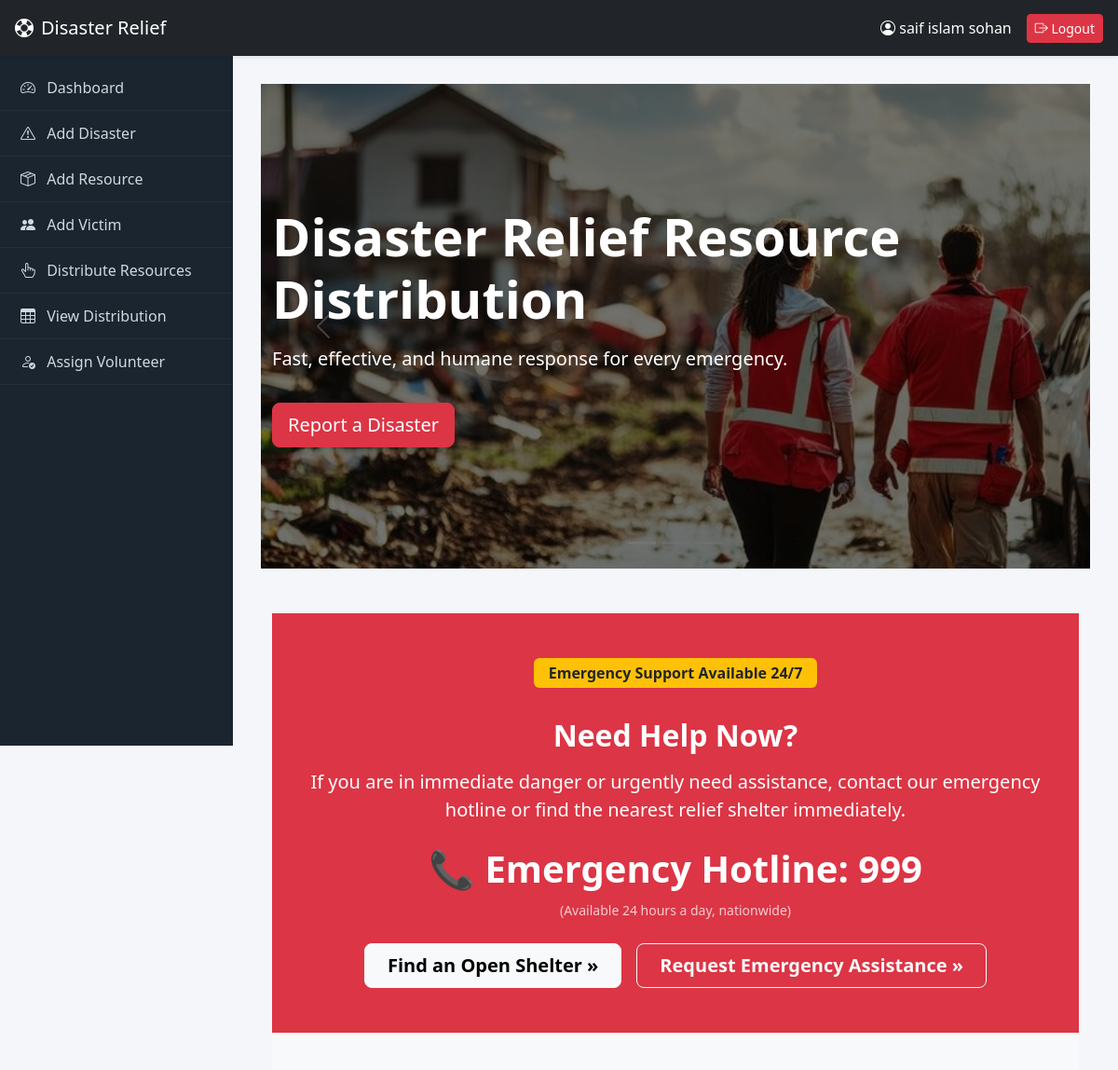
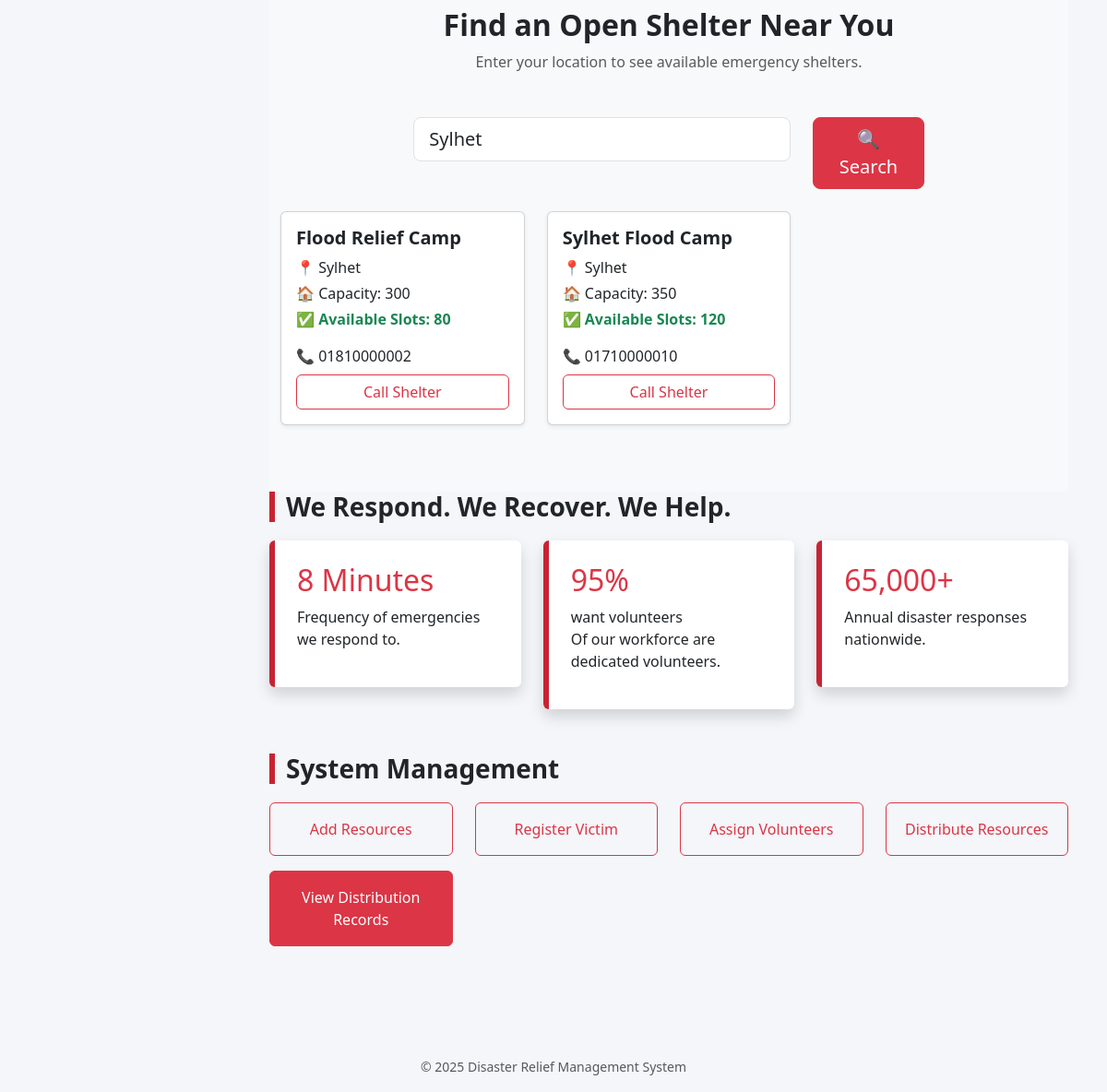
Page /dashboard.php?location=Sylhet (signed in) on the committed database (2 pictures, top to bottom).
### tables this page shows
CREATE TABLE `shelters` (
  `id` int(11) NOT NULL,
  `name` varchar(150) DEFAULT NULL,
  `location` varchar(150) DEFAULT NULL,
  `capacity` int(11) DEFAULT NULL,
  `available_slots` int(11) DEFAULT NULL,
  `contact` varchar(50) DEFAULT NULL
);

### dashboard.php (the view, shortened to what this page needs)
<?php include 'header.php'; ?>
<div id="heroCarousel" class="carousel slide" data-bs-ride="carousel">
    <div class="carousel-inner">
        <div class="carousel-item active">
            <div class="hero-slide" style="
                background: url('./assets/images/hero_1.jpg') center/cover no-repeat;
                height: 65vh;
                position: relative;">
                <div class="overlay"></div>
                <div class="container hero-content">
                    <h1 class="display-4 fw-bold">Disaster Relief Resource Distribution</h1>
                    <p class="lead mt-3">
                        Fast, effective, and humane response for every emergency.
                    </p>
                    <a href="add_disaster.php" class="btn btn-danger btn-lg mt-3">Report a Disaster</a>
                </div>
            </div>
        </div>
    </div>
    <button class="carousel-control-prev" type="button" data-bs-target="#heroCarousel" data-bs-slide="prev">
        <span class="carousel-control-prev-icon"></span>
    </button>
    <button class="carousel-control-next" type="button" data-bs-target="#heroCarousel" data-bs-slide="next">
        <span class="carousel-control-next-icon"></span>
    </button>
    <div class="carousel-indicators">
        <button type="button" data-bs-target="#heroCarousel" data-bs-slide-to="0" class="active"></button>
        <button type="button" data-bs-target="#heroCarousel" data-bs-slide-to="1"></button>
        <button type="button" data-bs-target="#heroCarousel" data-bs-slide-to="2"></button>
    </div>
</div>
<div class="container my-5">
    <section class="py-5 bg-danger text-white">
        <div class="container text-center">
            <span class="badge bg-warning text-dark px-3 py-2 mb-3 fs-6">
                Emergency Support Available 24/7
            </span>
            <h2 class="fw-bold mt-3 mb-3">Need Help Now?</h2>
            <p class="lead mb-4">
                If you are in immediate danger or urgently need assistance, contact our emergency
                hotline or find the nearest relief shelter immediately.
            </p>
            <div class="mb-4">
                <h3 class="fw-bold display-6">
                    📞 Emergency Hotline:
                    <a href="tel:999" class="text-white text-decoration-none">
                        999
                    </a>
                </h3>
                <small class="opacity-75">
                    (Available 24 hours a day, nationwide)
                </small>
            </div>
            <div class="d-flex justify-content-center gap-3 flex-wrap">
                <a href="find_shelter.php" class="btn btn-light btn-lg fw-semibold px-4">
                    Find an Open Shelter »
                </a>
                <a href="add_victim.php" class="btn btn-outline-light btn-lg fw-semibold px-4">
                    Request Emergency Assistance »
                </a>
            </div>
        </div>
    </section>
    <section class="py-5 bg-light">
    <div class="container">
        <div class="text-center mb-5">
            <h2 class="fw-bold">Find an Open Shelter Near You</h2>
            <p class="text-muted">
                Enter your location to see available emergency shelters.
            </p>
        </div>
        <form method="GET" class="row justify-content-center mb-4">
            <div class="col-md-6">
                <input type="text" name="location" class="form-control form-control-lg"
                       placeholder="Enter your city or area (e.g. Dhaka)"
                       value="<?php echo $_GET['location'] ?? ''; ?>" required>
            </div>
            <div class="col-md-2 d-grid">
                <button class="btn btn-danger btn-lg">
                    🔍 Search
                </button>
            </div>
        </form>
        <div class="row">
            <?php
            include 'config.php';
            if (isset($_GET['location'])) {
                $location = mysqli_real_escape_string($conn, $_GET['location']);
                $query = "
                    SELECT * FROM shelters
                    WHERE location LIKE '%$location%'
                    AND available_slots > 0
                ";
                $result = mysqli_query($conn, $query);
                if (mysqli_num_rows($result) > 0) {
                    while ($row = mysqli_fetch_assoc($result)) {
            ?>
                        <div class="col-md-4 mb-4">
                            <div class="card shadow-sm h-100">
                                <div class="card-body">
                                    <h5 class="card-title fw-bold">
                                        <?php echo $row['name']; ?>
                                    </h5>
                                    <p class="mb-1">
                                        📍 <?php echo $row['location']; ?>
                                    </p>
                                    <p class="mb-1">
                                        🏠 Capacity: <?php echo $row['capacity']; ?>
                                    </p>
                                    <p class="mb-3 text-success fw-semibold">
                                        ✅ Available Slots: <?php echo $row['available_slots']; ?>
                                    </p>
                                    <p class="mb-2">
                                        📞 <?php echo $row['contact']; ?>
                                    </p>
                                    <a href="tel:<?php echo $row['contact']; ?>"
                                       class="btn btn-outline-danger w-100">
                                        Call Shelter
                                    </a>
                                </div>
                            </div>
                        </div>
            <?php
                    }
                } else {
                    echo "
                        <div class='text-center text-muted'>
                            <h5>No shelters available in this location right now.</h5>
                        </div>
                    ";
                }
            }
            ?>
        </div>
    </div>
</section>
    <h3 class="section-title">We Respond. We Recover. We Help.</h3>
    <div class="row g-4">
        <div class="col-md-4">
            <div class="p-4 bg-white shadow stat-card rounded">
                <h2 class="text-danger">8 Minutes</h2>
                <p>Frequency of emergencies we respond to.</p>
            </div>
        </div>
        <div class="col-md-4">
            <div class="p-4 bg-white shadow stat-card rounded">
                <h2 class="text-danger">95%</h2>
                want volunteers
                <p>Of our workforce are dedicated volunteers.</p>
            </div>
        </div>
        <div class="col-md-4">
            <div class="p-4 bg-white shadow stat-card rounded">
                <h2 class="text-danger">65,000+</h2>
                <p>Annual disaster responses nationwide.</p>
            </div>
        </div>
    </div>
    <h3 class="section-title mt-5">System Management</h3>
    <div class="row g-4">
        <div class="col-md-3">
            <a href="add_resource.php" class="btn btn-outline-danger w-100 p-3">
                Add Resources
            </a>
        </div>
        <div class="col-md-3">
            <a href="add_victim.php" class="btn btn-outline-danger w-100 p-3">
                Register Victim
            </a>
        </div>
        <div class="col-md-3">
            <a href="volunteer_assign.php" class="btn btn-outline-danger w-100 p-3">
                Assign Volunteers
            </a>
        </div>
        <div class="col-md-3">
            <a href="distribute.php" class="btn btn-outline-danger w-100 p-3">
                Distribute Resources
            </a>
        </div>
        <div class="col-md-3 mt-3">
            <a href="view_distribution.php" class="btn btn-danger w-100 p-3">
                View Distribution Records
            </a>
        </div>
    </div>
</div>
<?php include 'footer.php'; ?>

### header.php (shortened to what this page needs)
<?php
$user = $_SESSION['user'] ?? null;
$role = $user['role'] ?? null;
$name = $user['name'] ?? null;
?>
<!DOCTYPE html>
<html lang="en">
<head>
    <link href="https://cdn.jsdelivr.net/npm/bootstrap@5.3.3/dist/css/bootstrap.min.css" rel="stylesheet">
    <link href="https://cdn.jsdelivr.net/npm/bootstrap-icons@1.11.1/font/bootstrap-icons.css" rel="stylesheet">
</head>
<body>
<nav class="navbar navbar-dark bg-dark px-3 shadow-sm">
    <a class="navbar-brand d-flex align-items-center"
       href="<?= $role === 'admin' ? 'dashboard.php' : 'volunteer_dashboard.php'; ?>">
        <i class="bi bi-life-preserver me-2"></i>
        Disaster Relief
    </a>
    <div class="d-flex align-items-center">
        <?php if ($name): ?>
            <span class="text-white me-3">
                <i class="bi bi-person-circle"></i> <?= htmlspecialchars($name); ?>
            </span>
        <?php endif; ?>
        <?php if ($user): ?>
            <a href="logout.php" class="btn btn-danger btn-sm">
                <i class="bi bi-box-arrow-right"></i> Logout
            </a>
        <?php endif; ?>
    </div>
</nav>
<?php if ($user): ?>
<div class="sidebar">
    <a href="<?= $role === 'admin' ? 'dashboard.php' : 'volunteer_dashboard.php'; ?>">
        <i class="bi bi-speedometer2 me-2"></i> Dashboard
    </a>
    <a href="add_disaster.php">
        <i class="bi bi-exclamation-triangle me-2"></i> Add Disaster
    </a>
    <a href="add_resource.php">
        <i class="bi bi-box-seam me-2"></i> Add Resource
    </a>
    <a href="add_victim.php">
        <i class="bi bi-people-fill me-2"></i> Add Victim
    </a>
    <?php if ($role === 'admin'): ?>
        <a href="distribute.php">
            <i class="bi bi-hand-index-thumb me-2"></i> Distribute Resources
        </a>
        <a href="view_distribution.php">
            <i class="bi bi-table me-2"></i> View Distribution
        </a>
        <a href="volunteer_assign.php">
            <i class="bi bi-person-check me-2"></i> Assign Volunteer
        </a>
    <?php endif; ?>
</div>
<?php endif; ?>
<div class="content">

### footer.php (shortened to what this page needs)
</div>
<footer class="text-center py-3 mt-4 text-muted">
    <small>© <?= date('Y') ?> Disaster Relief Management System</small>
</footer>
</body>
</html>

### header.php (style rules this page uses)
:root { --navbar-height: 60px; --sidebar-width: 250px; }
body { background: #f4f6f9; margin: 0; padding: 0; }
.navbar { height: var(--navbar-height); z-index: 1000; position: fixed; top: 0; width: 100%; }
.sidebar { position: fixed; top: var(--navbar-height); left: 0; width: var(--sidebar-width); height: calc(100vh - var(--navbar-height)); background: #1a2530; padding-top: 10px; overflow-y: auto; }
.sidebar a { display: block; padding: 12px 22px; color: #cfd8dc; text-decoration: none; border-bottom: 1px solid #22303d; }
.content { margin-left: var(--sidebar-width); padding: 30px; margin-top: var(--navbar-height); }

### dashboard.php (style rules this page uses)
.hero-slide { position: relative; display: flex; align-items: center; }
.hero-content { position: relative; z-index: 10; color: #fff; }
.overlay { position: absolute; top: 0; left: 0; width: 100%; height: 100%; background: rgba(0, 0, 0, 0.55); z-index: 5; }
.stat-card { border-left: 6px solid #c82333; transition: 0.3s; }
.section-title { border-left: 6px solid #c82333; padding-left: 12px; margin-bottom: 20px; font-weight: bold; }

### rows in the picture
shelters: name "Flood Relief Camp", location "Sylhet", capacity "300", available_slots "80", contact "01810000002"
shelters: name "Sylhet Flood Camp", location "Sylhet", capacity "350", available_slots "120", contact "01710000010"

### other values in the picture
$name "saif islam sohan"
